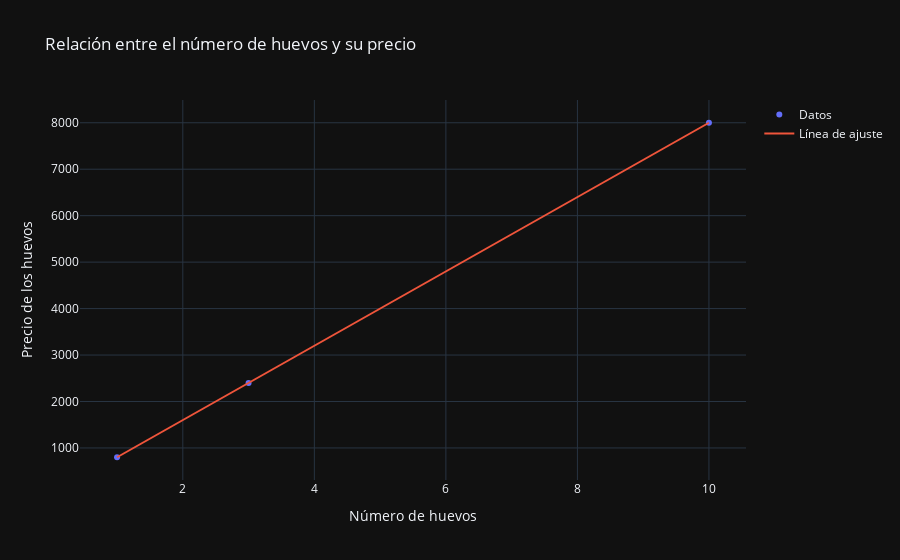

The notebook cell this image was saved under:
### Markdown cell above
# LIMITES

## 1- Funciones lineales

objetivo: ver que las funciones lineales son de velocidad de cambio constante


Ejemplo:

X: numero de huevos


P(x): el precios de X huevos



$$P(10) = 8000$$
$$P(3) 2400$$
$$P(10) - P(3)/ 10 - 3 = 8000 - 2400/7 = 5600/7 = 800$$

### Code cell
import plotly.graph_objects as go

# Datos
num_huevos = [1, 3, 10]
precio_huevos = [5600/7, 2400, 8000]

# Calcular la pendiente
pendiente = (precio_huevos[-1] - precio_huevos[0]) / (num_huevos[-1] - num_huevos[0])

# Calcular la ecuación de la línea
def ecuacion_lineal(x):
    return pendiente * (x - num_huevos[0]) + precio_huevos[0]

# Crear la figura
fig = go.Figure()

# Añadir puntos de datos
fig.add_trace(go.Scatter(
    x=num_huevos,
    y=precio_huevos,
    mode='markers',
    name='Datos',
))

# Añadir la línea de ajuste
fig.add_trace(go.Scatter(
    x=[min(num_huevos), max(num_huevos)],
    y=[ecuacion_lineal(min(num_huevos)), ecuacion_lineal(max(num_huevos))],
    mode='lines',
    name='Línea de ajuste',
))

# Configurar el diseño
fig.update_layout(
    title='Relación entre el número de huevos y su precio',
    xaxis=dict(title='Número de huevos'),
    yaxis=dict(title='Precio de los huevos'),
    template='plotly_dark' # Establecer el tema oscuro
)
fig.write_image('modelo_financiero_sencillo.jpg')
# Mostrar la figura interactiva
fig.show()

### Figure 1 — Plotly figure (JSON) as saved in the notebook; plotly's stock layout.template omitted (floating-point values rounded to 4 significant figures)
{"data": [{"mode": "markers", "name": "Datos", "type": "scatter", "x": [1, 3, 10], "y": [800, 2400, 8000]}, {"mode": "lines", "name": "Línea de ajuste", "type": "scatter", "x": [1, 10], "y": [800, 8000]}], "layout": {"autosize": true, "title": {"text": "Relación entre el número de huevos y su precio"}, "xaxis": {"autorange": true, "range": [0.4414, 10.56], "title": {"text": "Número de huevos"}, "type": "linear"}, "yaxis": {"autorange": true, "range": [205.8, 8594.0], "title": {"text": "Precio de los huevos"}, "type": "linear"}}}
